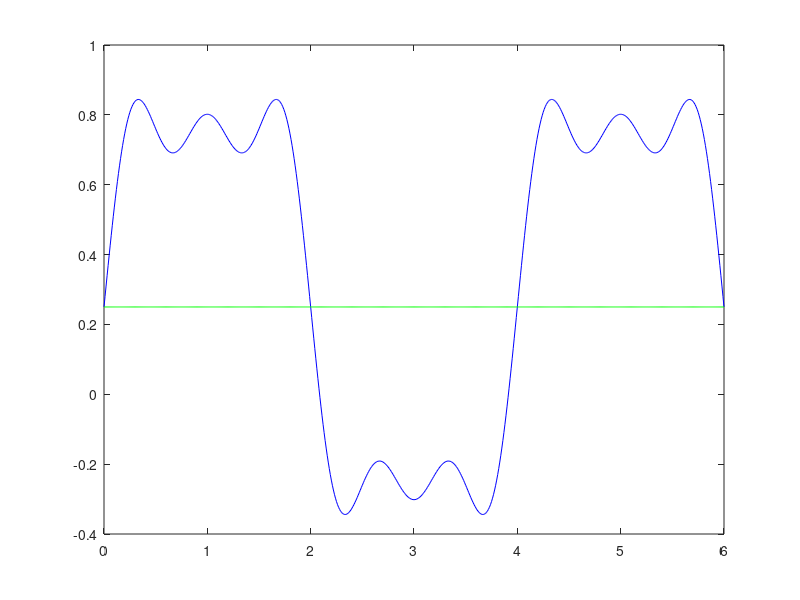

This figure's MATLAB source:
t=0 :.01 : 6;
xd=input('da el numero= ');
xdp=0;
x1= 1/4+(-1/(pi*1))*(cos(1*pi)-1)*sin(1*pi*t/2);
xw=x1;
for i= 1:xd
    if i>1
        x1= (-1/(pi*i))*(cos(i*pi)-1)*sin(i*pi*t/2);
        if mod (i,2)==0;
            xdp=x1+xdp;      
        else  
        xw=x1+xw;
        end
    end
        
end
xt=1/4 + xdp;
plot(t,xw,'b',t,xt,'g');
